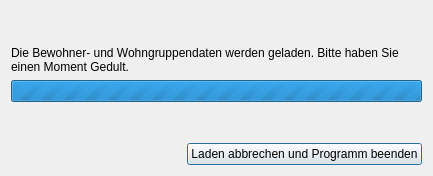
<?xml version="1.0" encoding="UTF-8"?>
<ui version="4.0">
 <class>PleasWaitDialog</class>
 <widget class="QDialog" name="PleasWaitDialog">
  <property name="windowModality">
   <enum>Qt::ApplicationModal</enum>
  </property>
  <property name="geometry">
   <rect>
    <x>0</x>
    <y>0</y>
    <width>433</width>
    <height>176</height>
   </rect>
  </property>
  <property name="windowTitle">
   <string>Daten werden geladen</string>
  </property>
  <layout class="QVBoxLayout" name="verticalLayout" stretch="0,0,0,0,0">
   <item>
    <spacer name="verticalSpacer_2">
     <property name="orientation">
      <enum>Qt::Vertical</enum>
     </property>
     <property name="sizeHint" stdset="0">
      <size>
       <width>20</width>
       <height>40</height>
      </size>
     </property>
    </spacer>
   </item>
   <item>
    <widget class="QLabel" name="label">
     <property name="text">
      <string>Die Bewohner- und Wohngruppendaten werden geladen. Bitte haben Sie einen Moment Gedult.</string>
     </property>
     <property name="wordWrap">
      <bool>true</bool>
     </property>
    </widget>
   </item>
   <item>
    <widget class="QProgressBar" name="progressBar">
     <property name="maximum">
      <number>0</number>
     </property>
     <property name="value">
      <number>-1</number>
     </property>
    </widget>
   </item>
   <item>
    <spacer name="verticalSpacer">
     <property name="orientation">
      <enum>Qt::Vertical</enum>
     </property>
     <property name="sizeHint" stdset="0">
      <size>
       <width>20</width>
       <height>40</height>
      </size>
     </property>
    </spacer>
   </item>
   <item>
    <layout class="QHBoxLayout" name="horizontalLayout">
     <item>
      <spacer name="horizontalSpacer">
       <property name="orientation">
        <enum>Qt::Horizontal</enum>
       </property>
       <property name="sizeHint" stdset="0">
        <size>
         <width>40</width>
         <height>20</height>
        </size>
       </property>
      </spacer>
     </item>
     <item>
      <widget class="QPushButton" name="pushButton">
       <property name="text">
        <string>Laden abbrechen und Programm beenden</string>
       </property>
      </widget>
     </item>
    </layout>
   </item>
  </layout>
 </widget>
 <resources/>
 <connections/>
</ui>
